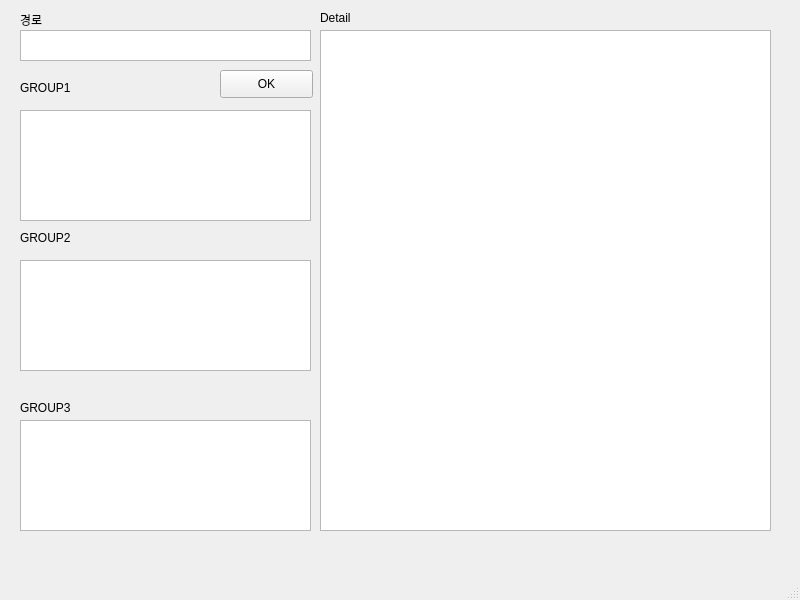
<?xml version="1.0" encoding="UTF-8"?>
<ui version="4.0">
 <class>MainWindow</class>
 <widget class="QMainWindow" name="MainWindow">
  <property name="geometry">
   <rect>
    <x>0</x>
    <y>0</y>
    <width>800</width>
    <height>600</height>
   </rect>
  </property>
  <property name="windowTitle">
   <string>MainWindow</string>
  </property>
  <widget class="QWidget" name="centralwidget">
   <widget class="QTextEdit" name="textEdit">
    <property name="geometry">
     <rect>
      <x>20</x>
      <y>30</y>
      <width>291</width>
      <height>31</height>
     </rect>
    </property>
   </widget>
   <widget class="QPushButton" name="pushButton">
    <property name="geometry">
     <rect>
      <x>220</x>
      <y>70</y>
      <width>93</width>
      <height>28</height>
     </rect>
    </property>
    <property name="text">
     <string>OK</string>
    </property>
   </widget>
   <widget class="QLabel" name="label">
    <property name="geometry">
     <rect>
      <x>20</x>
      <y>10</y>
      <width>31</width>
      <height>20</height>
     </rect>
    </property>
    <property name="text">
     <string>경로</string>
    </property>
   </widget>
   <widget class="QTextBrowser" name="textBrowser_4">
    <property name="geometry">
     <rect>
      <x>320</x>
      <y>30</y>
      <width>451</width>
      <height>501</height>
     </rect>
    </property>
   </widget>
   <widget class="QLabel" name="label_2">
    <property name="geometry">
     <rect>
      <x>320</x>
      <y>10</y>
      <width>64</width>
      <height>15</height>
     </rect>
    </property>
    <property name="text">
     <string>Detail</string>
    </property>
   </widget>
   <widget class="QLabel" name="label_3">
    <property name="geometry">
     <rect>
      <x>20</x>
      <y>80</y>
      <width>64</width>
      <height>15</height>
     </rect>
    </property>
    <property name="text">
     <string>GROUP1</string>
    </property>
   </widget>
   <widget class="QLabel" name="label_4">
    <property name="geometry">
     <rect>
      <x>20</x>
      <y>230</y>
      <width>64</width>
      <height>16</height>
     </rect>
    </property>
    <property name="text">
     <string>GROUP2</string>
    </property>
   </widget>
   <widget class="QLabel" name="label_5">
    <property name="geometry">
     <rect>
      <x>20</x>
      <y>400</y>
      <width>64</width>
      <height>15</height>
     </rect>
    </property>
    <property name="text">
     <string>GROUP3</string>
    </property>
   </widget>
   <widget class="QListWidget" name="listWidget">
    <property name="geometry">
     <rect>
      <x>20</x>
      <y>110</y>
      <width>291</width>
      <height>111</height>
     </rect>
    </property>
   </widget>
   <widget class="QListWidget" name="listWidget_2">
    <property name="geometry">
     <rect>
      <x>20</x>
      <y>260</y>
      <width>291</width>
      <height>111</height>
     </rect>
    </property>
   </widget>
   <widget class="QListWidget" name="listWidget_3">
    <property name="geometry">
     <rect>
      <x>20</x>
      <y>420</y>
      <width>291</width>
      <height>111</height>
     </rect>
    </property>
   </widget>
  </widget>
  <widget class="QMenuBar" name="menubar">
   <property name="geometry">
    <rect>
     <x>0</x>
     <y>0</y>
     <width>800</width>
     <height>26</height>
    </rect>
   </property>
  </widget>
  <widget class="QStatusBar" name="statusbar"/>
 </widget>
 <resources/>
 <connections/>
</ui>
